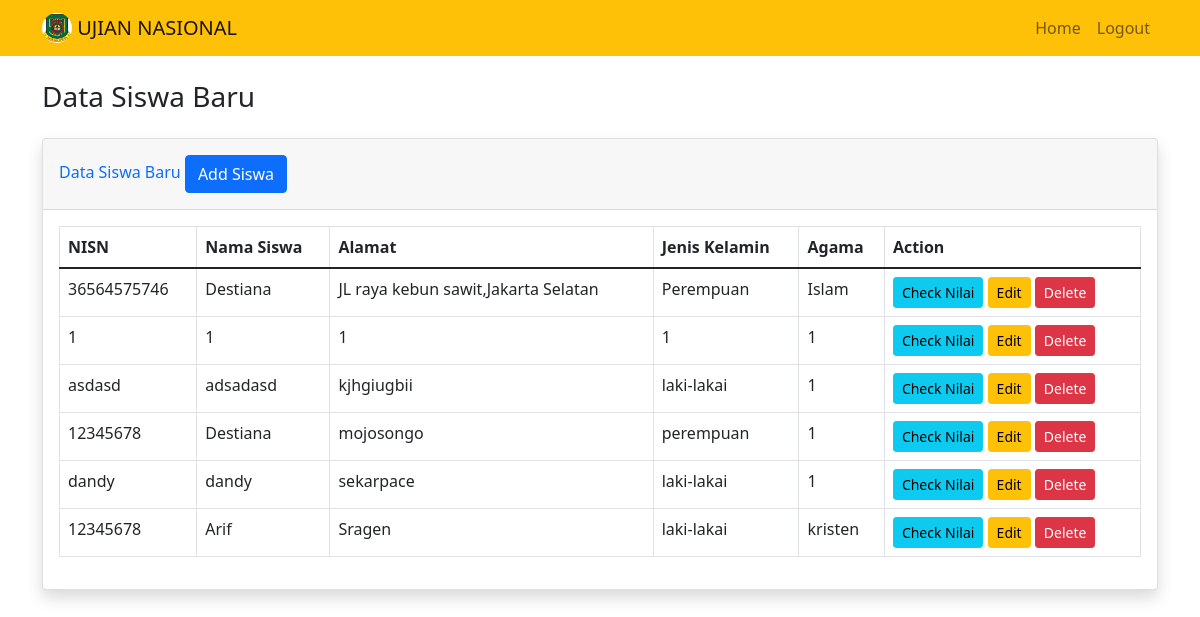
/listStudent.php (signed in), run on the app's committed database.
### tables this page shows
CREATE TABLE `student` (
  `id` int(11) NOT NULL,
  `nisn` char(11) NOT NULL,
  `nama` varchar(255) NOT NULL,
  `alamat` varchar(255) NOT NULL,
  `jenis_kelamin` varchar(255) NOT NULL,
  `agama` varchar(100) NOT NULL,
  `bindo` int(11) NOT NULL,
  `mtk` int(11) NOT NULL,
  `ipa` int(11) NOT NULL,
  `ips` int(11) NOT NULL
);

### listStudent.php (the view, shortened to what this page needs)
<?php
include('php/db.php');
$query = mysqli_query($conn, "SELECT *FROM student");
?>
<!DOCTYPE html>
<html lang="en">
<head>
  <link href="https://cdn.jsdelivr.net/npm/bootstrap@5.1.3/dist/css/bootstrap.min.css" rel="stylesheet">
</head>
<body">
  <?php require "components/navbar.php"?>
  <div class="container">
   <div class="d-sm-flex align-items-center justify-content-between mb-4">
        <h1 class="h3 mb-0 text-gray-800">Data Siswa Baru</h1>
    </div>
    <div class="row-md-12">
        <div class="card shadow mb-4">
            <div class="card-header py-3">
                <h6 class="m-0 font-weight-bold text-primary">Data Siswa Baru
                    <a href="verifySuccess.php" class="btn btn-primary float-right">Add Siswa</a>
                </h6>
            </div>
            <div class="card-body">
                <div class="table-responsive">
                    <table class="table table-bordered" id="dataTable" width="100%" cellspacing="0">
                        <thead>
                            <tr>
                                <th>NISN</th>
                                <th>Nama Siswa</th>
                                <th>Alamat</th>
                                <th>Jenis Kelamin</th>
                                <th>Agama</th>
                                <th>Action</th>
                            </tr>
                        </thead>
                        <tbody>
                            <?php
                            foreach ($query as $row) {
                            ?>
                                <tr>
                                    <td><?= $row['nisn']; ?></td>
                                    <td><?= $row['nama']; ?></td>
                                    <td><?= $row['alamat']; ?></td>
                                    <td><?= $row['jenis_kelamin']; ?></td>
                                    <td><?= $row['agama']; ?></td>
                                    <td>
                                        <a href="cekNilai.php?id=<?= $row['id']; ?>" class="btn btn-info btn-sm">Check Nilai</a>
                                        <a href="" class="btn btn-warning btn-sm">Edit</a>
                                        <a href="deleteSiswa.php?id=<?= $row['id']; ?>" class="btn btn-danger btn-sm">Delete</a>
                                    </td>
                                </tr>
                            <?php } ?>
                        </tbody>
                    </table>
                </div>
            </div>
        </div>
  </div>
</body>
</html>

### data on the page
student: nisn "36564575746", nama "Destiana", alamat "JL raya kebun sawit,Jakarta Selatan", jenis_kelamin "Perempuan", agama "Islam"
student: nisn "1", nama "1", alamat "1", jenis_kelamin "1", agama "1"
student: nisn "asdasd", nama "adsadasd", alamat "kjhgiugbii", jenis_kelamin "laki-lakai", agama "1"
student: nisn "12345678", nama "Destiana", alamat "mojosongo", jenis_kelamin "perempuan", agama "1"
student: nisn "dandy", nama "dandy", alamat "sekarpace", jenis_kelamin "laki-lakai", agama "1"
student: nisn "12345678", nama "Arif", alamat "Sragen", jenis_kelamin "laki-lakai", agama "kristen"
